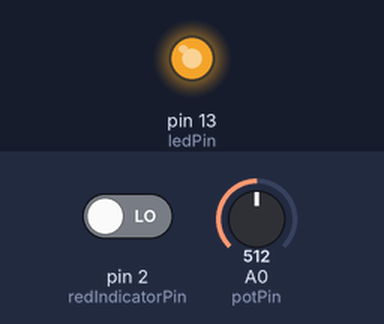
Recording of a sketch running on a simulated Arduino Uno, built with avr-gcc and run on an emulated ATmega328P. Parts: output pins drawn as LEDs (lit = HIGH). Inputs (shaded band) come from the test bench; at power-on: A0 (potPin) = 512, pin 2 (redIndicatorPin) LOW. What the sketch prints to the serial monitor is not drawn.

Above: at 0.11 s.
At 1.27 s:
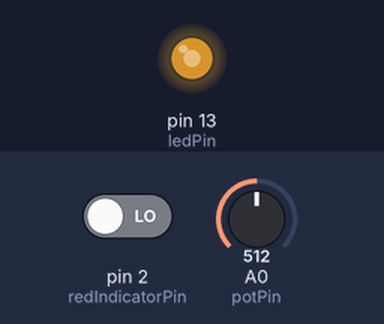
1.3 s: A0 (potPin) set to 133
4.3 s: A0 (potPin) set to 114
Timing chart, 0 to 13.3 s (numbered marks = the images above; inputs shaded):
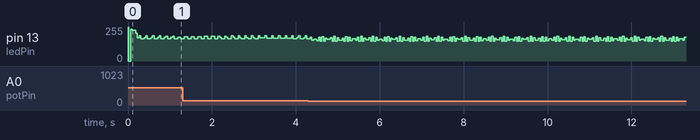

Measured:
- by itself, pin 13 (ledPin): moves between 148/255 and 184/255, repeating every 1.6 s

The sketch:

arduino-sensor-input.ino
```cpp
/* Analog Read to LED
 * ------------------
 *
 * turns on and off a light emitting diode(LED) connected to digital
 * pin 13. The amount of time the LED will be on and off depends on
 * the value obtained by analogRead(). In the easiest case we connect
 * a potentiometer to analog pin 2.
 *
 * Created 1 December 2005
 * copyleft 2005 DojoDave <http://www.0j0.org>
 * http://arduino.berlios.de
 *
 */


/*
#include <ESP8266WiFi.h>
#include <FirebaseArduino.h>

// Set these to run example.
#define FIREBASE_HOST "hackmit-bc42a.firebaseio.com"
#define FIREBASE_AUTH "V73Dt8zTwjtPcp7BEYD8BpRx2XzuQvqKMAMlGpyI"
#define WIFI_SSID "LenhartFamily"
#define WIFI_PASSWORD "correcthorsebatterystaple"


void setup() {
  Serial.begin(9600);

  // connect to wifi.
  WiFi.begin(WIFI_SSID, WIFI_PASSWORD);
  Serial.print("connecting");
  while (WiFi.status() != WL_CONNECTED) {
    Serial.print(".");
    delay(500);
  }
  Serial.println();
  Serial.print("connected: ");
  Serial.println(WiFi.localIP());

  Firebase.begin(FIREBASE_HOST, FIREBASE_AUTH);
}

*/
//INDICATOR LEDs
int redIndicatorPin = 2;
int greenIndicatorPin = 1;


//POTENTIOMETER STUFF
int potPin = A0;    // select the input pin for the potentiometer
int ledPin = 13;   // select the pin for the LED
double potRead = 0;       // variable to store the value coming from the sensor
double angle = 0;
double potCenterRead = 591;


//HALL EFFECT STUFF
int halfRevs;
float rpm;
unsigned long timeold;
int hallEffectPin = 0;


//This function is called whenever a magnet/interrupt is detected by the arduino
 void magnet_detect()
 {
  //increment the # of half revolutions
   halfRevs++;
 }


void setup() {
  pinMode(ledPin, OUTPUT);  // declare the led pins as OUTPUT
  //pinMode(redIndicatorPin, OUTPUT);
  //pinMode(greenIndicatorPin, OUTPUT);

  Serial.begin(9600);      // open the serial port at 115200 bps:

  //Initialize the intterrupt pin (Arduino digital pin 2)
   attachInterrupt(hallEffectPin, magnet_detect, RISING);

   halfRevs = 0;
   rpm = 0;
   timeold = 0;
}

void loop() {

  //GET VALUE FROM THE POTENTIOMETER
  potRead = analogRead(potPin);  // read the value from the sensor
  if (potRead >= potCenterRead)  // normalizing the potentiometer value to get the angle
     {  potRead = potRead - potCenterRead ;
        angle = potRead/511;
        angle = angle * 810; //extra factor of 9 to deal with weird non-linearity of potentiometer
     }
  else
    {
       potRead = potCenterRead - potRead;
       angle = potRead/511;
       angle = -angle * 110;
    }

  //CALCULATE RPMs
  if (halfRevs >= 4) {
     rpm = float(halfRevs) * 30000 / (millis()-timeold); //30000 because divide revs by 2
     timeold = millis();
     halfRevs = 0;
  } else if (millis()-timeold > 1000) {
    rpm = 0;
  }

  //INDICATORS
  /*
  //if the bike is not moving, turn off green
  if (rpm == 0) {
    digitalWrite(greenIndicatorPin, LOW);
  } else {
    digitalWrite(greenIndicatorPin, HIGH);
  }

  //if the handlebars are centered, light up the red indicator
  if (abs(angle) <= 1) {
    digitalWrite(redIndicatorPin, HIGH);
  } else {
    digitalWrite(redIndicatorPin, LOW);
  } */


  //DEBUGGING AREA
  Serial.print("(");
  Serial.print(angle);
  Serial.print(",");
  Serial.print(rpm);
  Serial.print(')');
  Serial.print('\n');

  //blink the status LED
  digitalWrite(ledPin, HIGH);  // turn the ledPin on
  delay(10);              // stop the program for some time
  digitalWrite(ledPin, LOW);   // turn the ledPin off
}
```
